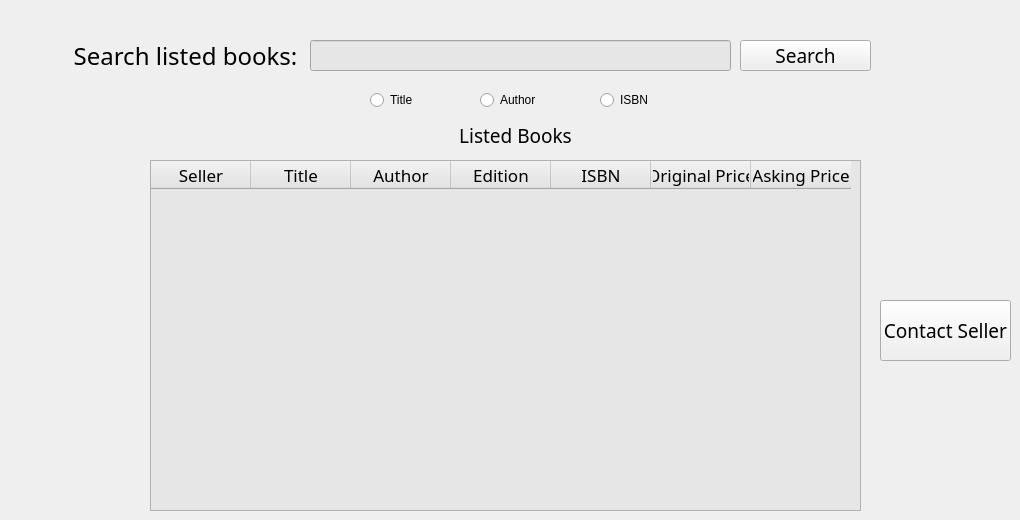
    <widget class="QWidget" name="Bposting">
     <widget class="QPushButton" name="search2">
      <property name="geometry">
       <rect>
        <x>740</x>
        <y>40</y>
        <width>131</width>
        <height>31</height>
       </rect>
      </property>
      <property name="font">
       <font>
        <family>Centry Gothic</family>
        <pointsize>14</pointsize>
        <weight>50</weight>
        <italic>false</italic>
        <bold>false</bold>
       </font>
      </property>
      <property name="styleSheet">
       <string notr="true">font: 14pt &quot;Centry Gothic&quot;;
</string>
      </property>
      <property name="text">
       <string>Search</string>
      </property>
     </widget>
     <widget class="QLineEdit" name="searchLineEdit">
      <property name="geometry">
       <rect>
        <x>310</x>
        <y>40</y>
        <width>421</width>
        <height>31</height>
       </rect>
      </property>
      <property name="styleSheet">
       <string notr="true">background-color:rgb(230, 230, 230)</string>
      </property>
     </widget>
     <widget class="QLabel" name="label_2">
      <property name="geometry">
       <rect>
        <x>160</x>
        <y>120</y>
        <width>711</width>
        <height>31</height>
       </rect>
      </property>
      <property name="font">
       <font>
        <family>Centry Gothic</family>
        <pointsize>14</pointsize>
        <weight>50</weight>
        <italic>false</italic>
        <bold>false</bold>
       </font>
      </property>
      <property name="text">
       <string>Listed Books</string>
      </property>
      <property name="alignment">
       <set>Qt::AlignCenter</set>
      </property>
     </widget>
     <widget class="QLabel" name="label_3">
      <property name="geometry">
       <rect>
        <x>70</x>
        <y>40</y>
        <width>231</width>
        <height>31</height>
       </rect>
      </property>
      <property name="font">
       <font>
        <family>Centry Gothic</family>
        <pointsize>18</pointsize>
        <weight>50</weight>
        <italic>false</italic>
        <bold>false</bold>
       </font>
      </property>
      <property name="layoutDirection">
       <enum>Qt::LeftToRight</enum>
      </property>
      <property name="autoFillBackground">
       <bool>false</bool>
      </property>
      <property name="styleSheet">
       <string notr="true">font: 18pt &quot;Centry Gothic&quot;;</string>
      </property>
      <property name="text">
       <string>Search listed books:</string>
      </property>
      <property name="alignment">
       <set>Qt::AlignCenter</set>
      </property>
     </widget>
     <widget class="QPushButton" name="pushButton_2">
      <property name="geometry">
       <rect>
        <x>880</x>
        <y>300</y>
        <width>131</width>
        <height>61</height>
       </rect>
      </property>
      <property name="font">
       <font>
        <family>Centry Gothic</family>
        <pointsize>14</pointsize>
        <weight>50</weight>
        <italic>false</italic>
        <bold>false</bold>
       </font>
      </property>
      <property name="styleSheet">
       <string notr="true">font: 14pt &quot;Centry Gothic&quot;;</string>
      </property>
      <property name="text">
       <string>Contact Seller</string>
      </property>
     </widget>
     <widget class="QTableWidget" name="tableWidget_4">
      <property name="geometry">
       <rect>
        <x>150</x>
        <y>160</y>
        <width>711</width>
        <height>351</height>
       </rect>
      </property>
      <property name="styleSheet">
       <string notr="true">background-color:rgb(230, 230, 230);
font: 13pt &quot;.SF NS Text&quot;;
</string>
      </property>
      <property name="editTriggers">
       <set>QAbstractItemView::AnyKeyPressed|QAbstractItemView::EditKeyPressed</set>
      </property>
      <property name="alternatingRowColors">
       <bool>true</bool>
      </property>
      <property name="selectionBehavior">
       <enum>QAbstractItemView::SelectRows</enum>
      </property>
      <column>
       <property name="text">
        <string>Seller</string>
       </property>
       <property name="font">
        <font>
         <family>.SF NS Text</family>
         <pointsize>13</pointsize>
        </font>
       </property>
      </column>
      <column>
       <property name="text">
        <string>Title</string>
       </property>
       <property name="font">
        <font>
         <family>.SF NS Text</family>
         <pointsize>13</pointsize>
        </font>
       </property>
      </column>
      <column>
       <property name="text">
        <string>Author</string>
       </property>
       <property name="font">
        <font>
         <family>.SF NS Text</family>
         <pointsize>13</pointsize>
        </font>
       </property>
      </column>
      <column>
       <property name="text">
        <string>Edition</string>
       </property>
       <property name="font">
        <font>
         <family>.SF NS Text</family>
         <pointsize>13</pointsize>
        </font>
       </property>
      </column>
      <column>
       <property name="text">
        <string>ISBN</string>
       </property>
       <property name="font">
        <font>
         <family>.SF NS Text</family>
         <pointsize>13</pointsize>
        </font>
       </property>
      </column>
      <column>
       <property name="text">
        <string>Original Price</string>
       </property>
       <property name="font">
        <font>
         <family>.SF NS Text</family>
         <pointsize>13</pointsize>
         <kerning>false</kerning>
        </font>
       </property>
      </column>
      <column>
       <property name="text">
        <string>Asking Price</string>
       </property>
       <property name="font">
        <font>
         <family>.SF NS Text</family>
         <pointsize>13</pointsize>
        </font>
       </property>
      </column>
     </widget>
     <widget class="QRadioButton" name="radioButton">
      <property name="geometry">
       <rect>
        <x>370</x>
        <y>90</y>
        <width>100</width>
        <height>20</height>
       </rect>
      </property>
      <property name="text">
       <string>Title</string>
      </property>
     </widget>
     <widget class="QRadioButton" name="radioButton_2">
      <property name="geometry">
       <rect>
        <x>480</x>
        <y>90</y>
        <width>100</width>
        <height>20</height>
       </rect>
      </property>
      <property name="text">
       <string>Author</string>
      </property>
     </widget>
     <widget class="QRadioButton" name="radioButton_3">
      <property name="geometry">
       <rect>
        <x>600</x>
        <y>90</y>
        <width>100</width>
        <height>20</height>
       </rect>
      </property>
      <property name="text">
       <string>ISBN</string>
      </property>
     </widget>
    </widget>
